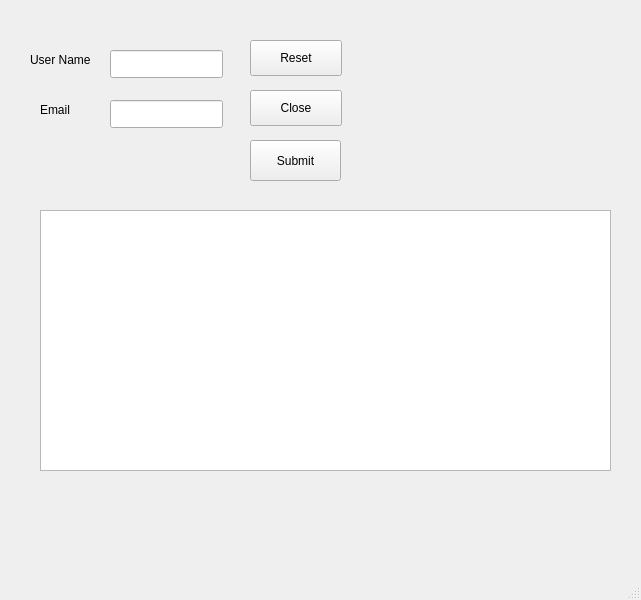
<?xml version="1.0" encoding="UTF-8"?>
<ui version="4.0">
 <class>MainWindow</class>
 <widget class="QMainWindow" name="MainWindow">
  <property name="geometry">
   <rect>
    <x>0</x>
    <y>0</y>
    <width>641</width>
    <height>600</height>
   </rect>
  </property>
  <property name="windowTitle">
   <string>Customer Relationship Form</string>
  </property>
  <widget class="QWidget" name="centralwidget">
   <widget class="QLineEdit" name="entryUserName">
    <property name="geometry">
     <rect>
      <x>110</x>
      <y>50</y>
      <width>113</width>
      <height>28</height>
     </rect>
    </property>
   </widget>
   <widget class="QLabel" name="label">
    <property name="geometry">
     <rect>
      <x>30</x>
      <y>50</y>
      <width>121</width>
      <height>20</height>
     </rect>
    </property>
    <property name="text">
     <string>User Name</string>
    </property>
   </widget>
   <widget class="QLabel" name="label_2">
    <property name="geometry">
     <rect>
      <x>40</x>
      <y>100</y>
      <width>121</width>
      <height>20</height>
     </rect>
    </property>
    <property name="text">
     <string>Email</string>
    </property>
   </widget>
   <widget class="QLineEdit" name="entryUserEmail">
    <property name="geometry">
     <rect>
      <x>110</x>
      <y>100</y>
      <width>113</width>
      <height>28</height>
     </rect>
    </property>
    <property name="text">
     <string/>
    </property>
   </widget>
   <widget class="QTextEdit" name="OutputDisplay">
    <property name="geometry">
     <rect>
      <x>40</x>
      <y>210</y>
      <width>571</width>
      <height>261</height>
     </rect>
    </property>
    <property name="readOnly">
     <bool>true</bool>
    </property>
   </widget>
   <widget class="QPushButton" name="btnReset">
    <property name="geometry">
     <rect>
      <x>250</x>
      <y>40</y>
      <width>92</width>
      <height>36</height>
     </rect>
    </property>
    <property name="toolTip">
     <string>Reset input fields to default values</string>
    </property>
    <property name="text">
     <string>Reset</string>
    </property>
   </widget>
   <widget class="QPushButton" name="btnClose">
    <property name="geometry">
     <rect>
      <x>250</x>
      <y>90</y>
      <width>92</width>
      <height>36</height>
     </rect>
    </property>
    <property name="toolTip">
     <string>Close this application</string>
    </property>
    <property name="text">
     <string>Close</string>
    </property>
   </widget>
   <widget class="QPushButton" name="btnSubmit">
    <property name="geometry">
     <rect>
      <x>250</x>
      <y>140</y>
      <width>91</width>
      <height>41</height>
     </rect>
    </property>
    <property name="toolTip">
     <string>Create a desktop shortcut for this applicatio</string>
    </property>
    <property name="text">
     <string>Submit</string>
    </property>
   </widget>
  </widget>
  <widget class="QStatusBar" name="statusbar"/>
 </widget>
 <resources/>
 <connections/>
</ui>
